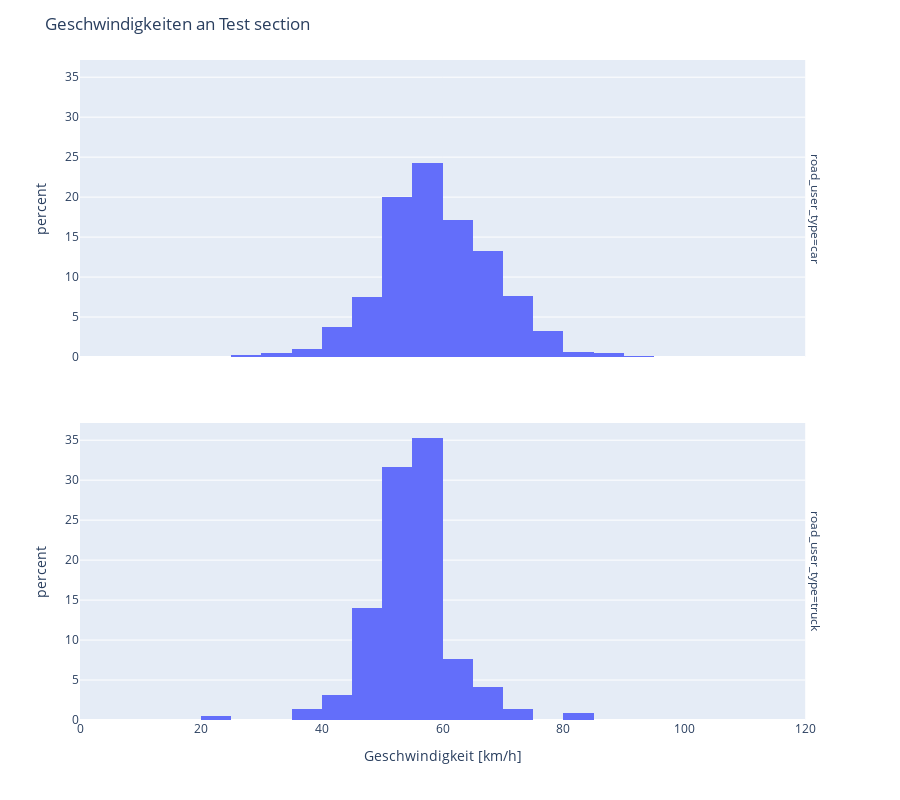
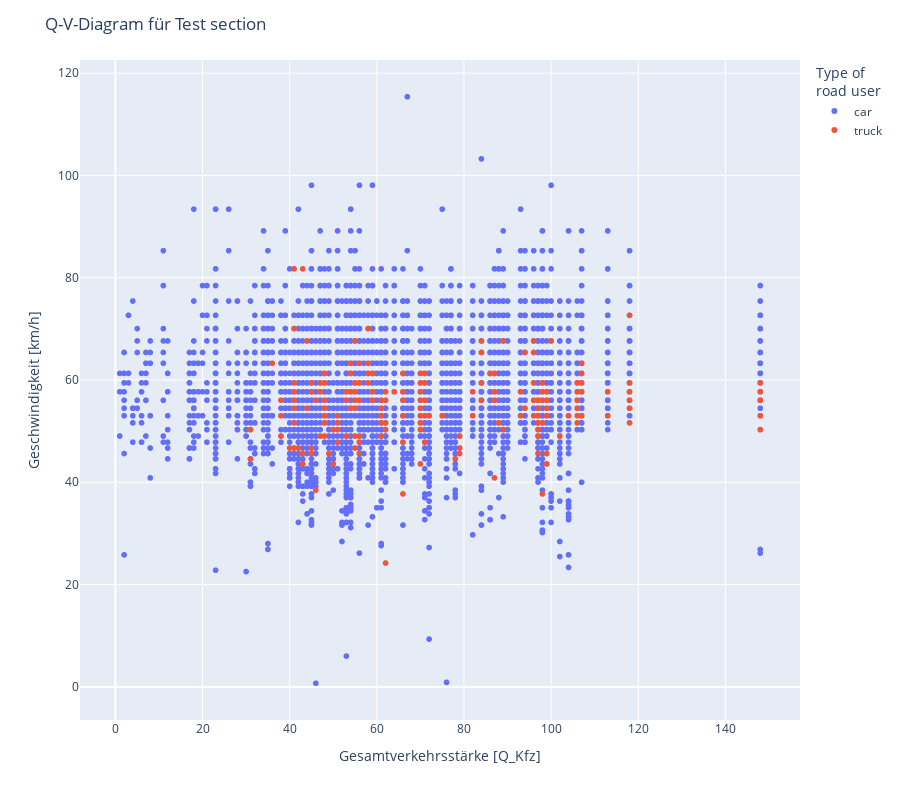

Notebook code cell kept with these figures, in order:
### Markdown cell above
## Calculate Speeds

### Code cell
filter_sections = ["B75_Ost", "B75_West"]
filter_directions = ["in", "out"]
filter_classes = ["car", "truck"]

speed_calculator = SpeedCalculator(CONFIG, events, filter_sections, filter_directions, filter_classes)

speed_table = speed_calculator.calculate_speeds()
speed_calculator.plot_v_hist(row="road_user_type", section_name ="Test section")
speed_calculator.plot_q_v(section_name ="Test section")

### Figure 1 — Plotly figure (JSON) as saved in the notebook; plotly's stock layout.template omitted (floating-point values rounded to 4 significant figures; data arrays with more than 128 entries replaced by an {"elided": "..."} marker saying what was removed)
{"data": [{"alignmentgroup": "True", "bingroup": "x", "histnorm": "percent", "hovertemplate": "road_user_type=car<br>speed=%{x}<br>percent=%{y}<extra></extra>", "legendgroup": "", "marker": {"color": "#636efa", "pattern": {"shape": ""}}, "name": "", "nbinsx": 30, "offsetgroup": "", "orientation": "v", "showlegend": false, "type": "histogram", "x": {"elided": "6832 float values"}, "xaxis": "x2", "yaxis": "y2"}, {"alignmentgroup": "True", "bingroup": "x", "histnorm": "percent", "hovertemplate": "road_user_type=truck<br>speed=%{x}<br>percent=%{y}<extra></extra>", "legendgroup": "", "marker": {"color": "#636efa", "pattern": {"shape": ""}}, "name": "", "nbinsx": 30, "offsetgroup": "", "orientation": "v", "showlegend": false, "type": "histogram", "x": {"elided": "221 float values"}, "xaxis": "x", "yaxis": "y"}], "layout": {"annotations": [{"font": {}, "showarrow": false, "text": "road_user_type=truck", "textangle": 90, "x": 0.98, "xanchor": "left", "xref": "paper", "y": 0.225, "yanchor": "middle", "yref": "paper"}, {"font": {}, "showarrow": false, "text": "road_user_type=car", "textangle": 90, "x": 0.98, "xanchor": "left", "xref": "paper", "y": 0.775, "yanchor": "middle", "yref": "paper"}], "barmode": "relative", "height": 800, "legend": {"title": {"text": "Type of<br>road user"}, "tracegroupgap": 0}, "margin": {"t": 60}, "title": {"text": "Geschwindigkeiten an Test section"}, "xaxis": {"anchor": "y", "domain": [0, 0.98], "title": {"text": "Geschwindigkeit [km/h]"}}, "xaxis2": {"anchor": "y2", "domain": [0, 0.98], "matches": "x", "showticklabels": false}, "yaxis": {"anchor": "x", "domain": [0, 0.45], "title": {"text": "percent"}}, "yaxis2": {"anchor": "x2", "domain": [0.55, 1], "matches": "y", "title": {"text": "percent"}}}}

### Figure 2 — Plotly figure (JSON) as saved in the notebook; plotly's stock layout.template omitted (floating-point values rounded to 4 significant figures; data arrays with more than 128 entries replaced by an {"elided": "..."} marker saying what was removed)
{"data": [{"hovertemplate": "road_user_type=car<br>n_vehicles=%{x}<br>speed=%{y}<extra></extra>", "legendgroup": "car", "marker": {"color": "#636efa", "symbol": "circle"}, "mode": "markers", "name": "car", "showlegend": true, "type": "scattergl", "x": {"elided": "6832 int values"}, "xaxis": "x", "y": {"elided": "6832 float values"}, "yaxis": "y"}, {"hovertemplate": "road_user_type=truck<br>n_vehicles=%{x}<br>speed=%{y}<extra></extra>", "legendgroup": "truck", "marker": {"color": "#EF553B", "symbol": "circle"}, "mode": "markers", "name": "truck", "showlegend": true, "type": "scattergl", "x": {"elided": "221 int values"}, "xaxis": "x", "y": {"elided": "221 float values"}, "yaxis": "y"}], "layout": {"height": 800, "legend": {"title": {"text": "Type of<br>road user"}, "tracegroupgap": 0}, "margin": {"t": 60}, "title": {"text": "Q-V-Diagram für Test section"}, "xaxis": {"anchor": "y", "domain": [0, 1], "title": {"text": "Gesamtverkehrsstärke [Q_Kfz]"}}, "yaxis": {"anchor": "x", "domain": [0, 1], "title": {"text": "Geschwindigkeit [km/h]"}}}}
